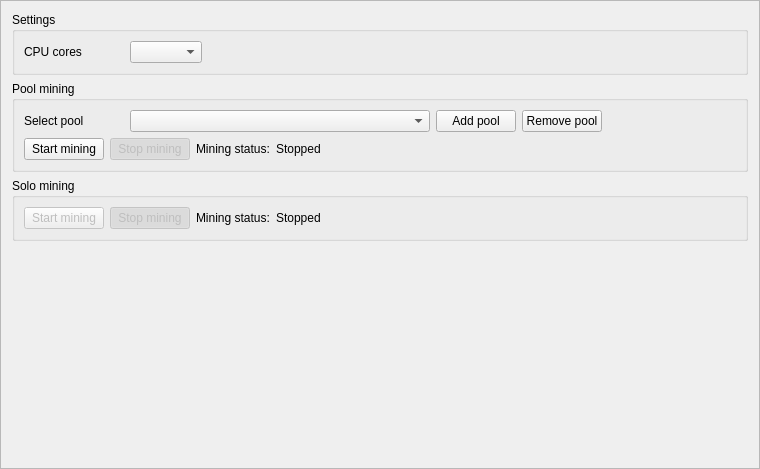
<?xml version="1.0" encoding="UTF-8"?>
<ui version="4.0">
 <class>MiningFrame</class>
 <widget class="QFrame" name="MiningFrame">
  <property name="geometry">
   <rect>
    <x>0</x>
    <y>0</y>
    <width>760</width>
    <height>469</height>
   </rect>
  </property>
  <property name="windowTitle">
   <string>Frame</string>
  </property>
  <property name="frameShape">
   <enum>QFrame::StyledPanel</enum>
  </property>
  <property name="frameShadow">
   <enum>QFrame::Raised</enum>
  </property>
  <layout class="QGridLayout" name="gridLayout_6">
   <item row="3" column="0">
    <spacer name="verticalSpacer_4">
     <property name="orientation">
      <enum>Qt::Vertical</enum>
     </property>
     <property name="sizeHint" stdset="0">
      <size>
       <width>20</width>
       <height>40</height>
      </size>
     </property>
    </spacer>
   </item>
   <item row="1" column="0">
    <widget class="QGroupBox" name="groupBox">
     <property name="title">
      <string>Pool mining</string>
     </property>
     <layout class="QGridLayout" name="gridLayout_3">
      <item row="0" column="1">
       <widget class="QComboBox" name="m_poolCombo">
        <property name="minimumSize">
         <size>
          <width>300</width>
          <height>0</height>
         </size>
        </property>
        <property name="editable">
         <bool>false</bool>
        </property>
       </widget>
      </item>
      <item row="0" column="4">
       <spacer name="horizontalSpacer_5">
        <property name="orientation">
         <enum>Qt::Horizontal</enum>
        </property>
        <property name="sizeHint" stdset="0">
         <size>
          <width>422</width>
          <height>20</height>
         </size>
        </property>
       </spacer>
      </item>
      <item row="0" column="2">
       <widget class="QPushButton" name="m_addPoolButton">
        <property name="text">
         <string>Add pool</string>
        </property>
        <property name="icon">
         <iconset resource="../../resources.qrc">
          <normaloff>:/icons/add</normaloff>:/icons/add</iconset>
        </property>
       </widget>
      </item>
      <item row="0" column="0">
       <widget class="QLabel" name="label">
        <property name="minimumSize">
         <size>
          <width>100</width>
          <height>0</height>
         </size>
        </property>
        <property name="text">
         <string>Select pool</string>
        </property>
       </widget>
      </item>
      <item row="1" column="0" colspan="5">
       <layout class="QGridLayout" name="gridLayout_2">
        <item row="0" column="4">
         <spacer name="horizontalSpacer">
          <property name="orientation">
           <enum>Qt::Horizontal</enum>
          </property>
          <property name="sizeHint" stdset="0">
           <size>
            <width>40</width>
            <height>20</height>
           </size>
          </property>
         </spacer>
        </item>
        <item row="0" column="0">
         <widget class="QPushButton" name="m_startButton">
          <property name="text">
           <string>Start mining</string>
          </property>
          <property name="checkable">
           <bool>true</bool>
          </property>
          <attribute name="buttonGroup">
           <string notr="true">m_miningButtonGroup</string>
          </attribute>
         </widget>
        </item>
        <item row="0" column="1">
         <widget class="QPushButton" name="m_stopButton">
          <property name="enabled">
           <bool>false</bool>
          </property>
          <property name="text">
           <string>Stop mining</string>
          </property>
          <property name="checkable">
           <bool>true</bool>
          </property>
          <property name="checked">
           <bool>true</bool>
          </property>
          <attribute name="buttonGroup">
           <string notr="true">m_miningButtonGroup</string>
          </attribute>
         </widget>
        </item>
        <item row="0" column="3">
         <widget class="QLabel" name="m_poolLabel">
          <property name="text">
           <string>Stopped</string>
          </property>
         </widget>
        </item>
        <item row="0" column="2">
         <widget class="QLabel" name="label_3">
          <property name="text">
           <string>Mining status:</string>
          </property>
         </widget>
        </item>
       </layout>
      </item>
      <item row="0" column="3">
       <widget class="QPushButton" name="m_delPoolButton">
        <property name="text">
         <string>Remove pool</string>
        </property>
        <property name="icon">
         <iconset resource="../../resources.qrc">
          <normaloff>:/icons/remove</normaloff>:/icons/remove</iconset>
        </property>
       </widget>
      </item>
     </layout>
     <zorder>m_poolCombo</zorder>
     <zorder>label</zorder>
     <zorder>m_addPoolButton</zorder>
     <zorder>m_delPoolButton</zorder>
    </widget>
   </item>
   <item row="0" column="0">
    <widget class="QGroupBox" name="groupBox_3">
     <property name="title">
      <string>Settings</string>
     </property>
     <layout class="QGridLayout" name="gridLayout">
      <item row="0" column="0">
       <widget class="QLabel" name="label_2">
        <property name="minimumSize">
         <size>
          <width>100</width>
          <height>0</height>
         </size>
        </property>
        <property name="text">
         <string>CPU cores</string>
        </property>
       </widget>
      </item>
      <item row="0" column="1">
       <widget class="QComboBox" name="m_cpuCombo"/>
      </item>
      <item row="0" column="2">
       <spacer name="horizontalSpacer_3">
        <property name="orientation">
         <enum>Qt::Horizontal</enum>
        </property>
        <property name="sizeHint" stdset="0">
         <size>
          <width>587</width>
          <height>20</height>
         </size>
        </property>
       </spacer>
      </item>
     </layout>
    </widget>
   </item>
   <item row="2" column="0">
    <widget class="QGroupBox" name="groupBox_2">
     <property name="visible">
       <bool>false</bool>
     </property>
     <property name="minimumSize">
      <size>
       <width>0</width>
       <height>0</height>
      </size>
     </property>
     <property name="title">
      <string>Solo mining</string>
     </property>
     <layout class="QGridLayout" name="gridLayout_4">
      <item row="0" column="4">
       <spacer name="horizontalSpacer_2">
        <property name="orientation">
         <enum>Qt::Horizontal</enum>
        </property>
        <property name="sizeHint" stdset="0">
         <size>
          <width>555</width>
          <height>20</height>
         </size>
        </property>
       </spacer>
      </item>
      <item row="0" column="1">
       <widget class="QPushButton" name="m_stopSolo">
        <property name="enabled">
         <bool>false</bool>
        </property>
        <property name="text">
         <string>Stop mining</string>
        </property>
        <property name="checkable">
         <bool>true</bool>
        </property>
        <property name="checked">
         <bool>true</bool>
        </property>
        <attribute name="buttonGroup">
         <string notr="true">m_soloButtonGroup</string>
        </attribute>
       </widget>
      </item>
      <item row="0" column="0">
       <widget class="QPushButton" name="m_startSolo">
        <property name="enabled">
         <bool>false</bool>
        </property>
        <property name="text">
         <string>Start mining</string>
        </property>
        <property name="checkable">
         <bool>true</bool>
        </property>
        <attribute name="buttonGroup">
         <string notr="true">m_soloButtonGroup</string>
        </attribute>
       </widget>
      </item>
      <item row="0" column="3">
       <widget class="QLabel" name="m_soloLabel">
        <property name="text">
         <string>Stopped</string>
        </property>
       </widget>
      </item>
      <item row="0" column="2">
       <widget class="QLabel" name="label_4">
        <property name="text">
         <string>Mining status:</string>
        </property>
       </widget>
      </item>
     </layout>
    </widget>
   </item>
  </layout>
 </widget>
 <resources>
  <include location="../../resources.qrc"/>
 </resources>
 <connections>
  <connection>
   <sender>m_startButton</sender>
   <signal>toggled(bool)</signal>
   <receiver>m_startButton</receiver>
   <slot>setDisabled(bool)</slot>
   <hints>
    <hint type="sourcelabel">
     <x>71</x>
     <y>117</y>
    </hint>
    <hint type="destinationlabel">
     <x>71</x>
     <y>117</y>
    </hint>
   </hints>
  </connection>
  <connection>
   <sender>m_stopButton</sender>
   <signal>toggled(bool)</signal>
   <receiver>m_stopButton</receiver>
   <slot>setDisabled(bool)</slot>
   <hints>
    <hint type="sourcelabel">
     <x>194</x>
     <y>117</y>
    </hint>
    <hint type="destinationlabel">
     <x>194</x>
     <y>117</y>
    </hint>
   </hints>
  </connection>
  <connection>
   <sender>m_miningButtonGroup</sender>
   <signal>buttonClicked(QAbstractButton*)</signal>
   <receiver>MiningFrame</receiver>
   <slot>startStopClicked(QAbstractButton*)</slot>
   <hints>
    <hint type="sourcelabel">
     <x>-1</x>
     <y>-1</y>
    </hint>
    <hint type="destinationlabel">
     <x>379</x>
     <y>234</y>
    </hint>
   </hints>
  </connection>
  <connection>
   <sender>m_soloButtonGroup</sender>
   <signal>buttonClicked(QAbstractButton*)</signal>
   <receiver>MiningFrame</receiver>
   <slot>startStopSoloClicked(QAbstractButton*)</slot>
   <hints>
    <hint type="sourcelabel">
     <x>-1</x>
     <y>-1</y>
    </hint>
    <hint type="destinationlabel">
     <x>379</x>
     <y>234</y>
    </hint>
   </hints>
  </connection>
  <connection>
   <sender>m_addPoolButton</sender>
   <signal>clicked()</signal>
   <receiver>MiningFrame</receiver>
   <slot>addPoolClicked()</slot>
   <hints>
    <hint type="sourcelabel">
     <x>380</x>
     <y>29</y>
    </hint>
    <hint type="destinationlabel">
     <x>379</x>
     <y>234</y>
    </hint>
   </hints>
  </connection>
  <connection>
   <sender>m_startSolo</sender>
   <signal>toggled(bool)</signal>
   <receiver>m_startSolo</receiver>
   <slot>setDisabled(bool)</slot>
   <hints>
    <hint type="sourcelabel">
     <x>58</x>
     <y>186</y>
    </hint>
    <hint type="destinationlabel">
     <x>58</x>
     <y>186</y>
    </hint>
   </hints>
  </connection>
  <connection>
   <sender>m_stopSolo</sender>
   <signal>toggled(bool)</signal>
   <receiver>m_stopSolo</receiver>
   <slot>setDisabled(bool)</slot>
   <hints>
    <hint type="sourcelabel">
     <x>139</x>
     <y>186</y>
    </hint>
    <hint type="destinationlabel">
     <x>139</x>
     <y>186</y>
    </hint>
   </hints>
  </connection>
  <connection>
   <sender>m_poolCombo</sender>
   <signal>currentIndexChanged(QString)</signal>
   <receiver>MiningFrame</receiver>
   <slot>currentPoolChanged()</slot>
   <hints>
    <hint type="sourcelabel">
     <x>200</x>
     <y>103</y>
    </hint>
    <hint type="destinationlabel">
     <x>379</x>
     <y>234</y>
    </hint>
   </hints>
  </connection>
  <connection>
   <sender>m_delPoolButton</sender>
   <signal>clicked()</signal>
   <receiver>MiningFrame</receiver>
   <slot>removePoolClicked()</slot>
   <hints>
    <hint type="sourcelabel">
     <x>407</x>
     <y>103</y>
    </hint>
    <hint type="destinationlabel">
     <x>379</x>
     <y>234</y>
    </hint>
   </hints>
  </connection>
  <connection>
   <sender>m_cpuCombo</sender>
   <signal>currentIndexChanged(QString)</signal>
   <receiver>MiningFrame</receiver>
   <slot>setMiningThreads()</slot>
   <hints>
    <hint type="sourcelabel">
     <x>160</x>
     <y>42</y>
    </hint>
    <hint type="destinationlabel">
     <x>379</x>
     <y>234</y>
    </hint>
   </hints>
  </connection>
 </connections>
 <slots>
  <slot>startStopClicked(QAbstractButton*)</slot>
  <slot>startStopSoloClicked(QAbstractButton*)</slot>
  <slot>addPoolClicked()</slot>
 </slots>
 <buttongroups>
  <buttongroup name="m_miningButtonGroup"/>
  <buttongroup name="m_soloButtonGroup"/>
 </buttongroups>
</ui>
